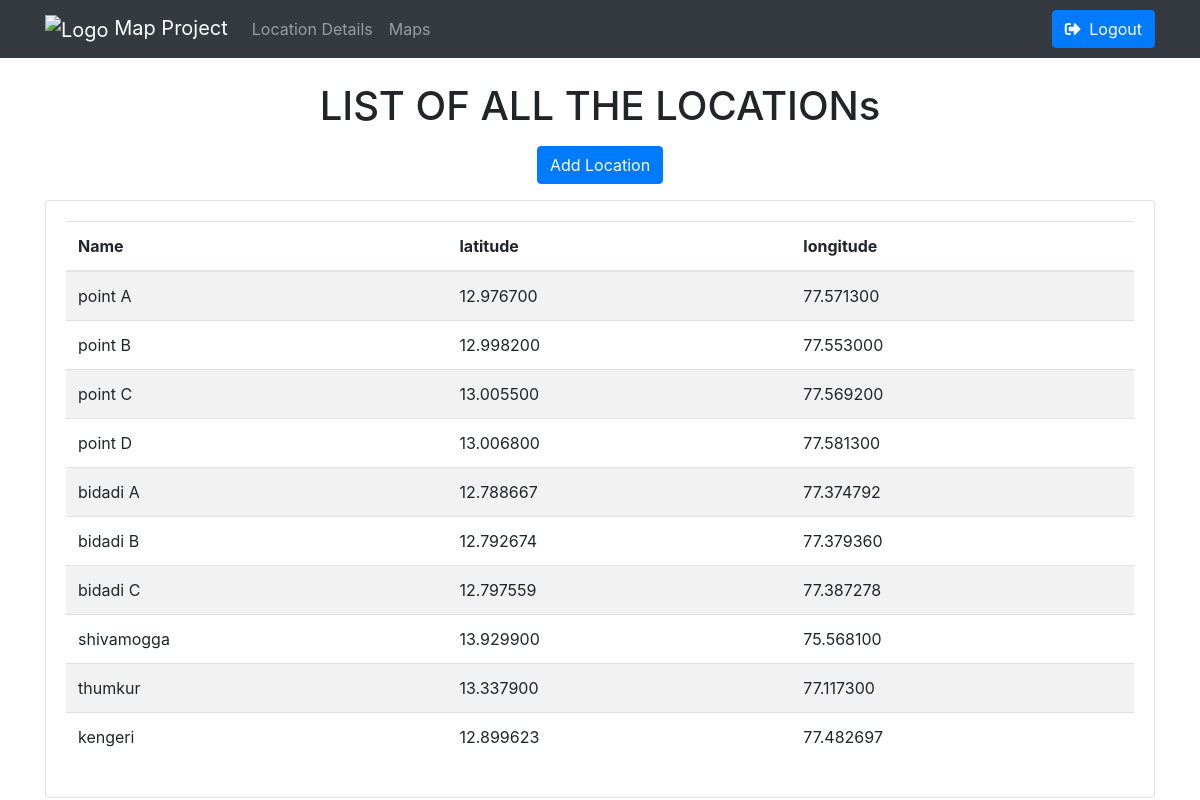
Page /table/ (signed in) on the earlier database version.
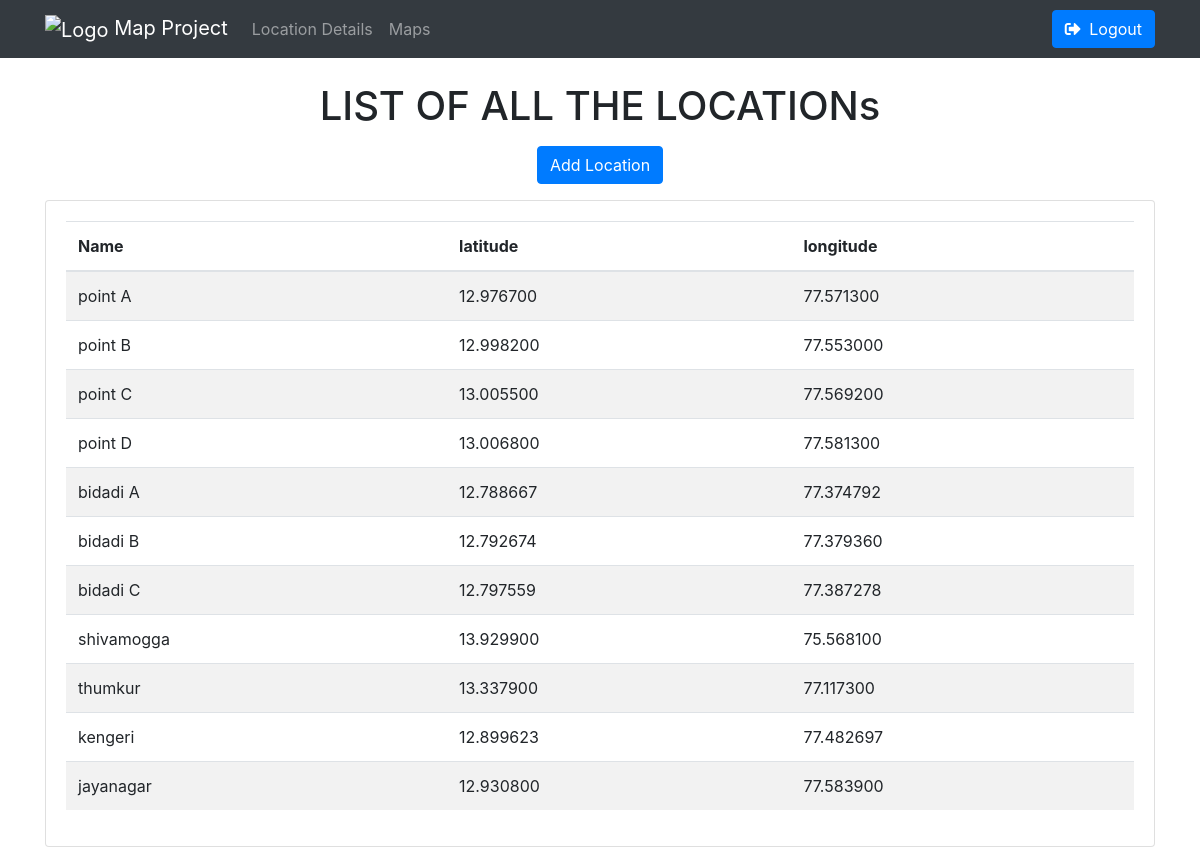
Same page on the later database version.
### location_map/models.py (models this page shows, shortened)
class Location(models.Model):
    name = models.CharField(max_length=100)
    latitude = models.DecimalField(max_digits=9, decimal_places=6)
    longitude = models.DecimalField(max_digits=9, decimal_places=6)
    created_at = models.DateTimeField(default=timezone.now)
    updated_at = models.DateTimeField(auto_now=True)

### location_map/views.py (the view)
# urls.py: path('table/',ListPage,name='table'),
@login_required
def ListPage(request):
    loc=Location.objects.all()
    return render(request,"location_map/table.html",{'loc':loc})

### templates/location_map/table.html (shortened to what this page needs)
<!DOCTYPE html>
<html lang="en">
<head>
    <link rel="stylesheet" href="https://cdn.jsdelivr.net/npm/bootstrap@4.3.1/dist/css/bootstrap.min.css">
</head>
<body>
    {% include 'location_map/navbar.html' %}
    <h1 class="text-center my-3">LIST OF ALL THE LOCATIONs</h1>
    <div class="text-center my-3">
        <a href="{% url 'add_loc' %}" class="btn btn-primary">Add Location</a>
    </div>
    <div class="container">
        <div class="row">
            <div class="col-md-12">
                <div class="card">
                    <div class="card-body">
                        <table class="table table-striped">
                            <thead>
                                <tr>
                                    <th>Name</th>
                                    <th>latitude</th>
                                    <th>longitude</th>
                                </tr>
                            </thead>
                            <tbody>
                                {% for l in loc %}
                                <tr>
                                    <td>{{ l.name }}</td>
                                    <td>{{ l.latitude }}</td>
                                    <td>{{ l.longitude }}</td>
                                </tr>
                                {% endfor %}
                            </tbody>
                        </table>
                    </div>
                </div>
            </div>
        </div>
    </div>
</body>
</html>

Differences in the rows shown:
added Location: name "jayanagar", latitude "12.930800", longitude "77.583900"
